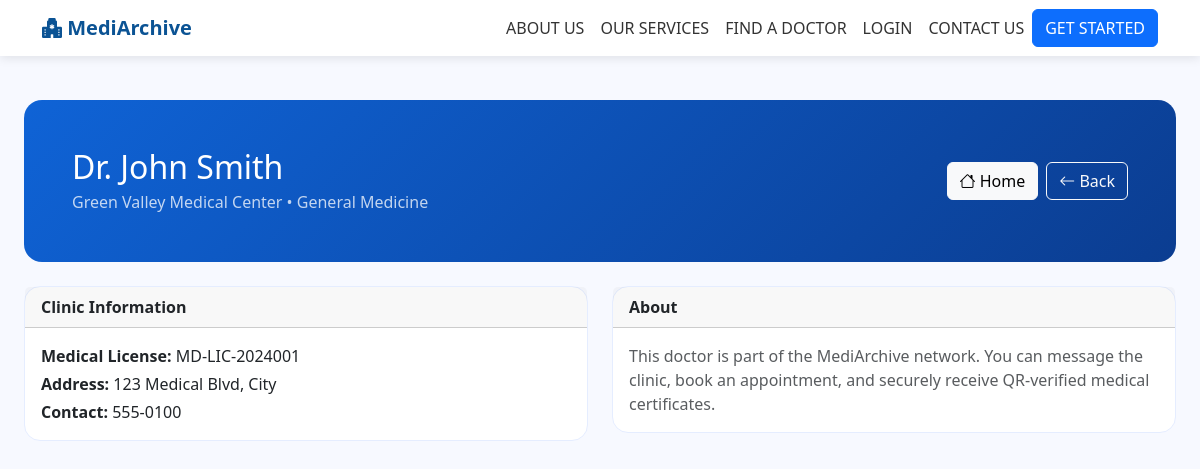
The app's page /views/doctor_profile.php?id=1, older data.
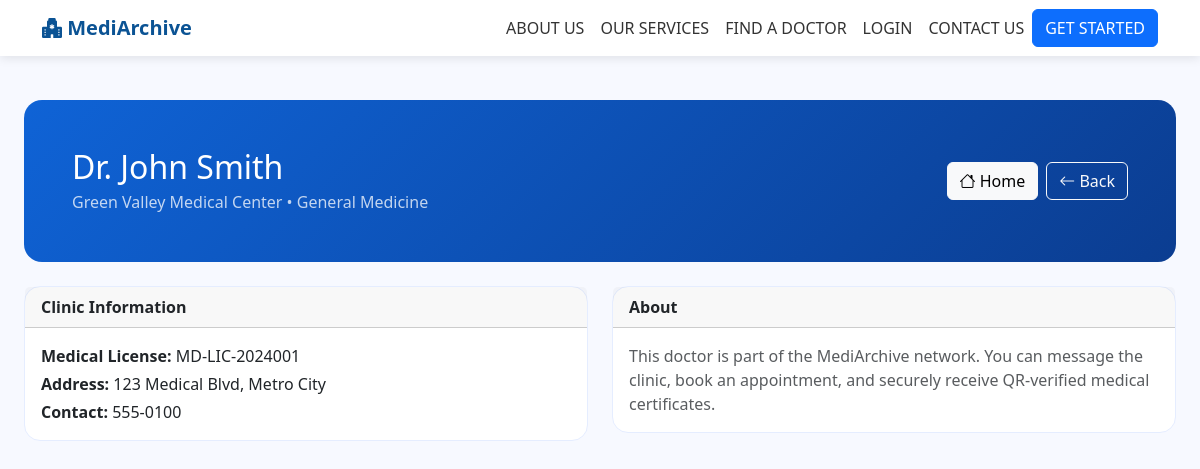
The same page, newer data.
### tables this page shows
CREATE TABLE IF NOT EXISTS clinics (
    id INT PRIMARY KEY AUTO_INCREMENT,
    user_id INT NOT NULL,
    clinic_name VARCHAR(100) NOT NULL,
    license_number VARCHAR(50),
    medical_license VARCHAR(100) NOT NULL,
    specialization VARCHAR(100) NOT NULL,
    address TEXT,
    contact_phone VARCHAR(20),
    signature_path VARCHAR(255) NULL COMMENT 'Path to doctor signature image',
    seal_path VARCHAR(255) NULL COMMENT 'Path to clinic seal image',
    is_available BOOLEAN DEFAULT TRUE COMMENT 'Clinic availability for chat/appointments',
    available_from TIME DEFAULT '09:00:00',
    available_to TIME DEFAULT '17:00:00',
    created_at TIMESTAMP DEFAULT CURRENT_TIMESTAMP,
    FOREIGN KEY (user_id) REFERENCES users(id) ON DELETE CASCADE,
    INDEX idx_user_id (user_id),
    INDEX idx_specialization (specialization),
    INDEX idx_is_available (is_available)
);

### includes/SessionManager.php (called while the page is built, shortened)
<?php
class SessionManager {
    public static function validateSession() {
        if (!isset($_SESSION['user_id'])) {
            return false;
        }
        return true;
    }
    public static function isAuthenticated() {
        return self::validateSession() && isset($_SESSION['user_id']);
    }
}
?>

### config.php (called while the page is built, shortened)
<?php
function isLoggedIn() {
    return SessionManager::isAuthenticated();
}

### includes/Database.php (called while the page is built, shortened)
<?php
class Database {
    private static $instance = null;
    private $pdo;
    private function __construct()
    {
        $dsn = sprintf('mysql:host=%s;dbname=%s;charset=utf8mb4', DB_HOST, DB_NAME);
        $options = [
            PDO::ATTR_ERRMODE => PDO::ERRMODE_EXCEPTION,
            PDO::ATTR_DEFAULT_FETCH_MODE => PDO::FETCH_ASSOC,
            PDO::ATTR_EMULATE_PREPARES => false,
        ];
        $this->pdo = new PDO($dsn, DB_USER, DB_PASS, $options);
    }
    public static function getInstance()
    {
        if (self::$instance === null) {
            self::$instance = new Database();
        }
        return self::$instance;
    }
    public function fetch($sql, array $params = [])
    {
        $stmt = $this->pdo->prepare($sql);
        $stmt->execute($params);
        return $stmt->fetch();
    }
}
?>

### views/doctor_profile.php (the view, shortened to what the changed rows need)
<?php
require_once '../config.php';
$uid = intval($_GET['id'] ?? 0);
$db = Database::getInstance();
$user = $db->fetch("SELECT id, full_name, email, phone, profile_photo FROM users WHERE id = ?", [$uid]);
$clinic = $db->fetch("SELECT * FROM clinics WHERE user_id = ?", [$uid]);
?>
<!DOCTYPE html>
<html lang="en">
<head>
<link href="https://cdn.jsdelivr.net/npm/bootstrap@5.3.0/dist/css/bootstrap.min.css" rel="stylesheet">
<link rel="stylesheet" href="https://cdn.jsdelivr.net/npm/bootstrap-icons@1.10.0/font/bootstrap-icons.css">
</head>
<body>
<div class="container-fluid">
    <div class="row">
        <?php if (isLoggedIn()): ?>
        <?php include 'includes/sidebar.php'; ?>
        <main class="col-md-9 ms-sm-auto col-lg-10 px-md-4">
        <?php else: ?>
        <main class="col-12 px-md-4" style="padding-top: 100px; max-width: 1200px; margin: 0 auto;">
        <?php endif; ?>
            <div class="main-content">
                <div class="hero p-4 p-md-5 mb-4 d-flex align-items-center gap-4">
                    <div>
                        <h2 class="mb-1"><?php echo htmlspecialchars($user['full_name']); ?></h2>
                        <div class="opacity-75"><?php echo htmlspecialchars($clinic['clinic_name']); ?> • <?php echo htmlspecialchars($clinic['specialization']); ?></div>
                    </div>
                </div>
                <div class="row g-4">
                    <div class="col-lg-6">
                        <div class="card info-card">
                            <div class="card-body">
                                <p class="mb-1"><strong>Medical License:</strong> <?php echo htmlspecialchars($clinic['medical_license'] ?? 'N/A'); ?></p>
                                <p class="mb-1"><strong>Address:</strong> <?php echo htmlspecialchars($clinic['address'] ?? 'N/A'); ?></p>
                                <p class="mb-0"><strong>Contact:</strong> <?php echo htmlspecialchars($clinic['contact_phone'] ?? 'N/A'); ?></p>
                            </div>
                        </div>
                    </div>
                </div>
            </div>
        </main>
    </div>
</div>
</body>
</html>

Row changes from the older to the newer data that the page shows:
changed clinics "Green Valley Medical Center": address "123 Medical Blvd, City" → "123 Medical Blvd, Metro City"
